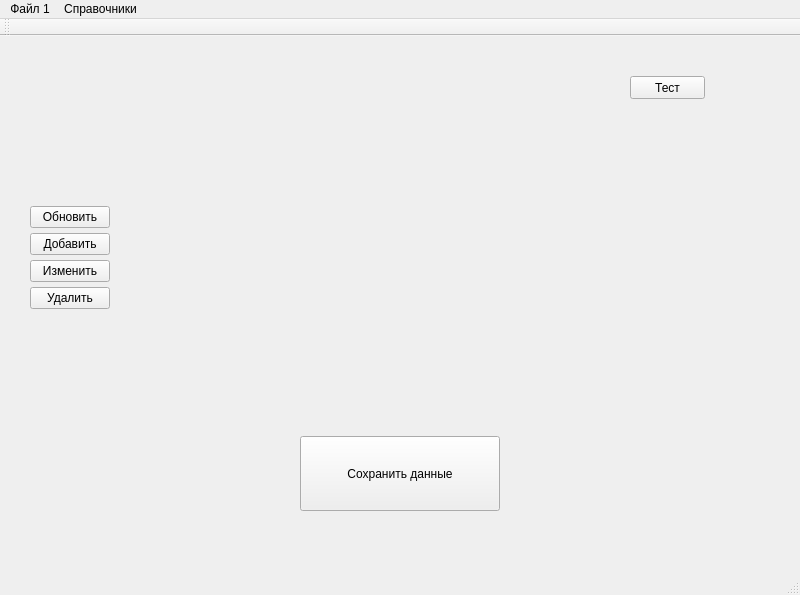
<?xml version="1.0" encoding="UTF-8"?>
<ui version="4.0">
 <class>MainWindow</class>
 <widget class="QMainWindow" name="MainWindow">
  <property name="geometry">
   <rect>
    <x>0</x>
    <y>0</y>
    <width>800</width>
    <height>595</height>
   </rect>
  </property>
  <property name="windowTitle">
   <string>Главное окно</string>
  </property>
  <widget class="QWidget" name="centralwidget">
   <widget class="QPushButton" name="pushBtn">
    <property name="geometry">
     <rect>
      <x>300</x>
      <y>400</y>
      <width>200</width>
      <height>75</height>
     </rect>
    </property>
    <property name="text">
     <string>Сохранить данные</string>
    </property>
   </widget>
   <widget class="QWidget" name="widget" native="true">
    <property name="geometry">
     <rect>
      <x>20</x>
      <y>160</y>
      <width>711</width>
      <height>146</height>
     </rect>
    </property>
    <layout class="QGridLayout" name="gridLayout">
     <property name="sizeConstraint">
      <enum>QLayout::SetFixedSize</enum>
     </property>
     <property name="leftMargin">
      <number>5</number>
     </property>
     <property name="topMargin">
      <number>5</number>
     </property>
     <property name="rightMargin">
      <number>5</number>
     </property>
     <property name="bottomMargin">
      <number>5</number>
     </property>
     <item row="0" column="1">
      <layout class="QVBoxLayout" name="layoutContaner">
       <property name="spacing">
        <number>0</number>
       </property>
       <property name="sizeConstraint">
        <enum>QLayout::SetFixedSize</enum>
       </property>
       <property name="leftMargin">
        <number>5</number>
       </property>
      </layout>
     </item>
     <item row="0" column="0">
      <widget class="QWidget" name="widget_2" native="true">
       <property name="maximumSize">
        <size>
         <width>200</width>
         <height>16777215</height>
        </size>
       </property>
       <layout class="QGridLayout" name="gridLayout_2">
        <property name="sizeConstraint">
         <enum>QLayout::SetDefaultConstraint</enum>
        </property>
        <property name="leftMargin">
         <number>5</number>
        </property>
        <property name="topMargin">
         <number>5</number>
        </property>
        <property name="rightMargin">
         <number>5</number>
        </property>
        <property name="bottomMargin">
         <number>5</number>
        </property>
        <property name="verticalSpacing">
         <number>5</number>
        </property>
        <item row="2" column="0">
         <widget class="QPushButton" name="pushButtonDictUpdate">
          <property name="text">
           <string>Изменить</string>
          </property>
         </widget>
        </item>
        <item row="0" column="0">
         <widget class="QPushButton" name="pushButtonDictRefresh">
          <property name="text">
           <string>Обновить</string>
          </property>
         </widget>
        </item>
        <item row="3" column="0">
         <widget class="QPushButton" name="pushButtonDictDelete">
          <property name="text">
           <string>Удалить</string>
          </property>
         </widget>
        </item>
        <item row="1" column="0">
         <widget class="QPushButton" name="pushButtonDictCreate">
          <property name="text">
           <string>Добавить</string>
          </property>
         </widget>
        </item>
       </layout>
      </widget>
     </item>
     <item row="1" column="0">
      <spacer name="verticalSpacer">
       <property name="orientation">
        <enum>Qt::Vertical</enum>
       </property>
       <property name="sizeHint" stdset="0">
        <size>
         <width>20</width>
         <height>40</height>
        </size>
       </property>
      </spacer>
     </item>
    </layout>
   </widget>
   <widget class="QWidget" name="layoutWidget">
    <property name="geometry">
     <rect>
      <x>30</x>
      <y>20</y>
      <width>271</width>
      <height>131</height>
     </rect>
    </property>
    <layout class="QVBoxLayout" name="layoutContaner_2">
     <property name="spacing">
      <number>0</number>
     </property>
     <property name="sizeConstraint">
      <enum>QLayout::SetFixedSize</enum>
     </property>
     <property name="leftMargin">
      <number>5</number>
     </property>
    </layout>
   </widget>
   <widget class="QPushButton" name="pushButtonTest">
    <property name="geometry">
     <rect>
      <x>630</x>
      <y>40</y>
      <width>75</width>
      <height>23</height>
     </rect>
    </property>
    <property name="text">
     <string>Тест</string>
    </property>
   </widget>
  </widget>
  <widget class="QMenuBar" name="mainMenu">
   <property name="geometry">
    <rect>
     <x>0</x>
     <y>0</y>
     <width>800</width>
     <height>21</height>
    </rect>
   </property>
   <widget class="QMenu" name="menuFile">
    <property name="title">
     <string>Файл 1</string>
    </property>
    <addaction name="action"/>
   </widget>
   <widget class="QMenu" name="menuDicts">
    <property name="title">
     <string>Справочники</string>
    </property>
    <widget class="QMenu" name="menuDictEmployees">
     <property name="title">
      <string>Персонал</string>
     </property>
     <addaction name="menuItemDictDoctors"/>
     <addaction name="menuItemDictNurse"/>
    </widget>
    <addaction name="menuDictEmployees"/>
    <addaction name="separator"/>
    <addaction name="menuItemDictOrgans"/>
    <addaction name="menuItemDictDevices"/>
    <addaction name="menuItemDictEndoskop"/>
    <addaction name="menuItemDictHospital"/>
    <addaction name="menuItemDictPathology"/>
    <addaction name="menuItemDictCompany"/>
    <addaction name="menuItemDictComplication"/>
    <addaction name="menuItemDictMedManipulation"/>
    <addaction name="menuItemDictBiopsy"/>
    <addaction name="menuItemDictReason"/>
    <addaction name="menuItemDictIEndo"/>
    <addaction name="separator"/>
    <addaction name="actionaaa"/>
   </widget>
   <addaction name="menuFile"/>
   <addaction name="menuDicts"/>
  </widget>
  <widget class="QStatusBar" name="statusbar"/>
  <widget class="QToolBar" name="toolBar">
   <property name="windowTitle">
    <string>toolBar</string>
   </property>
   <attribute name="toolBarArea">
    <enum>TopToolBarArea</enum>
   </attribute>
   <attribute name="toolBarBreak">
    <bool>false</bool>
   </attribute>
  </widget>
  <action name="action">
   <property name="text">
    <string>Вход</string>
   </property>
  </action>
  <action name="action_2">
   <property name="text">
    <string>Врачи</string>
   </property>
  </action>
  <action name="menuItemDictDoctors">
   <property name="text">
    <string>Врачи</string>
   </property>
  </action>
  <action name="menuItemDictNurse">
   <property name="text">
    <string>Медсестры</string>
   </property>
  </action>
  <action name="menuItemDictOrgans">
   <property name="text">
    <string>Органы</string>
   </property>
  </action>
  <action name="menuItemDictEndoskop">
   <property name="text">
    <string>Эндоскопии</string>
   </property>
  </action>
  <action name="actionaaa">
   <property name="text">
    <string>aaa</string>
   </property>
  </action>
  <action name="menuItemDictDevices">
   <property name="text">
    <string>Приборы</string>
   </property>
  </action>
  <action name="menuItemDictHospital">
   <property name="text">
    <string>ЛПУ</string>
   </property>
  </action>
  <action name="menuItemDictPathology">
   <property name="text">
    <string>Патологии</string>
   </property>
  </action>
  <action name="menuItemDictCompany">
   <property name="text">
    <string>Страховые компании</string>
   </property>
  </action>
  <action name="menuItemDictComplication">
   <property name="text">
    <string>Осложнения</string>
   </property>
  </action>
  <action name="menuItemDictMedManipulation">
   <property name="text">
    <string>Лечебные Манипуляции</string>
   </property>
  </action>
  <action name="menuItemDictBiopsy">
   <property name="text">
    <string>Результатов биопсии</string>
   </property>
  </action>
  <action name="menuItemDictComplication_2">
   <property name="text">
    <string>Осложнения</string>
   </property>
  </action>
  <action name="menuItemDictReason">
   <property name="text">
    <string>Причины обращения</string>
   </property>
  </action>
  <action name="menuItemDictIEndo">
   <property name="text">
    <string>Неполные эндоскопии</string>
   </property>
  </action>
 </widget>
 <resources/>
 <connections/>
</ui>
